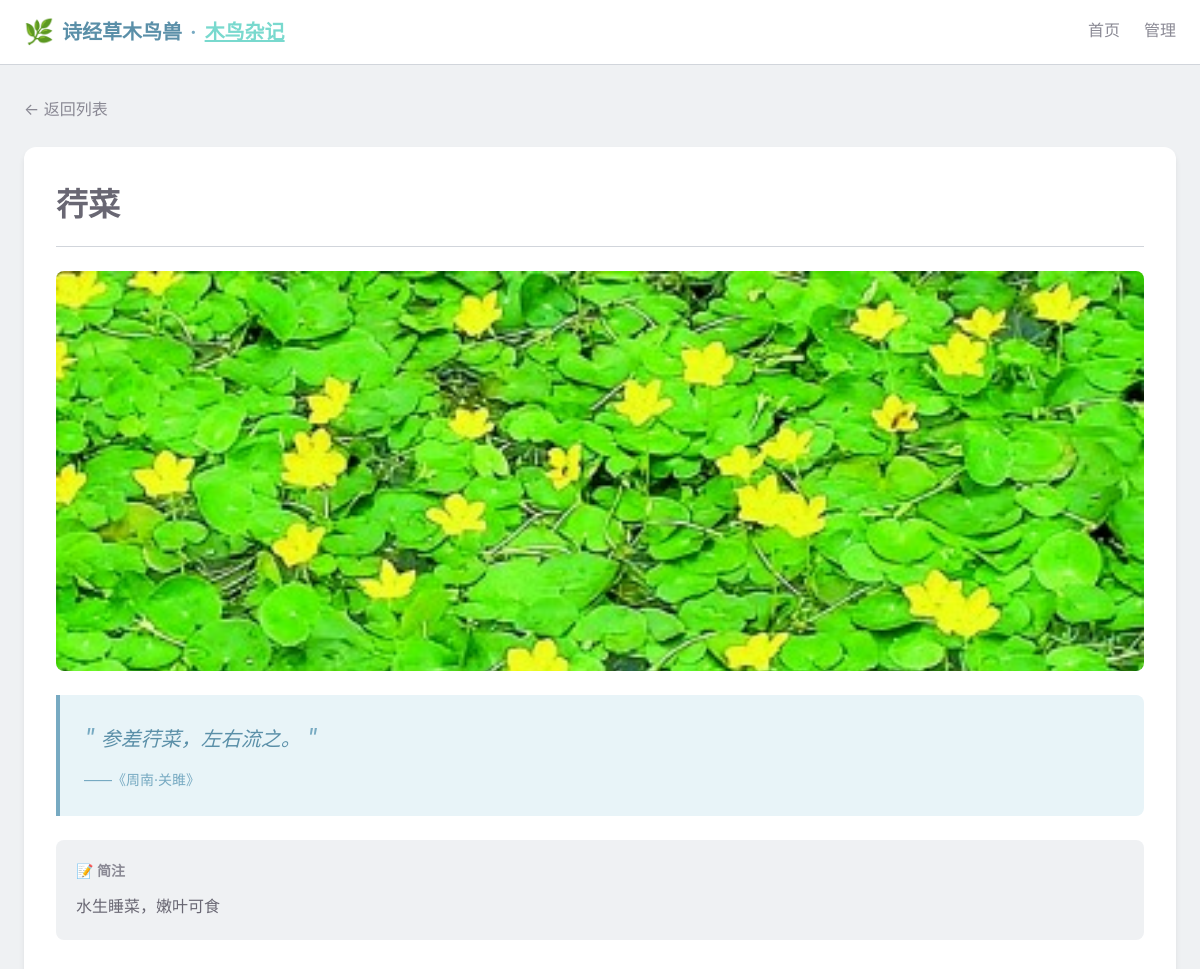
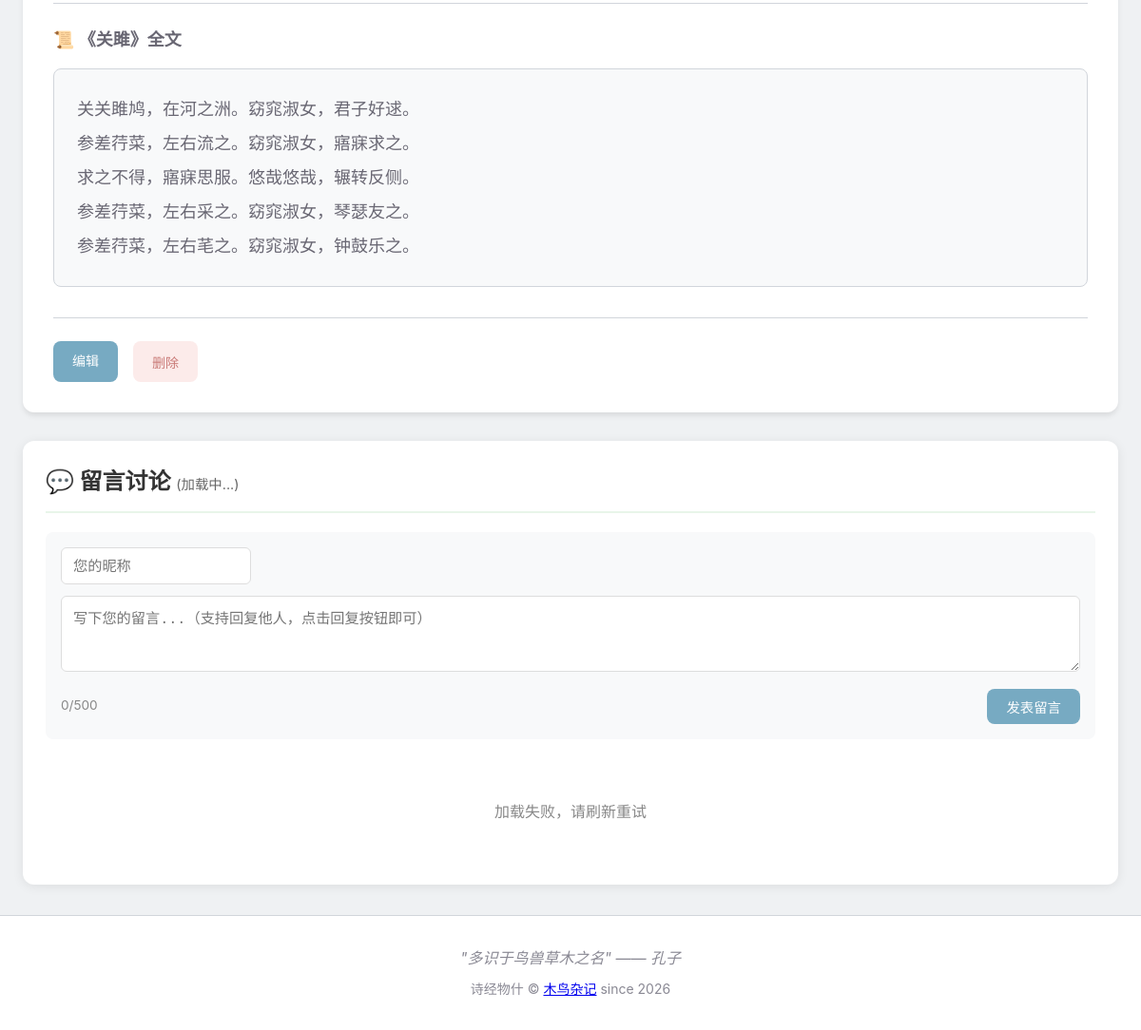
Page /item/1 on the committed database (2 pictures, top to bottom).
### shijing_things/models/models.py (models this page shows, shortened)
class ShijingItem(Base):
    __tablename__ = "shijing_items"
    id = Column(Integer, primary_key=True, index=True)
    name = Column(String(100), nullable=False, index=True)
    category = Column(String(10), nullable=False, index=True)  # 草、木、鸟、兽、虫、鱼
    title = Column(String(100), nullable=False, index=True)  # 所属诗篇标题
    chapter = Column(String(50), nullable=False, index=True)  # 章节（如：国风、小雅）
    section = Column(String(50), nullable=False, index=True)  # 部分（如：周南、鹿鸣之什）
    poem_id = Column(Integer, nullable=False, index=True)  # 诗篇ID
    quote = Column(Text, nullable=False)  # 引用诗句
    description = Column(Text, nullable=True)  # 简要注释
    image_url = Column(String(255), nullable=True, default="")  # 图片路径
    modern_name = Column(String(255), nullable=True, default="")  # 今名
    taxonomy = Column(String(255), nullable=True, default="")  # 纲目属
    symbolism = Column(Text, nullable=True, default="")  # 寓意
    wiki_link = Column(String(255), nullable=True, default="")  # 百科链接

class Poem(Base):
    __tablename__ = "poems"
    id = Column(Integer, primary_key=True, index=True)
    title = Column(String(100), nullable=False, unique=True, index=True)  # 诗名
    chapter = Column(String(50), nullable=False, index=True)  # 章节（如：国风）
    section = Column(String(50), nullable=False, index=True)  # 部分（如：周南）
    content = Column(Text, nullable=False)  # 诗篇内容（JSON 数组字符串）
    full_source = Column(String(100), nullable=False)  # 完整来源（如：国风·周南·关雎）

### shijing_things/routers/pages.py (the view)
@router.get("/item/{item_id}", response_class=HTMLResponse)
def item_detail(item_id: int, request: Request, db: Session = Depends(get_db)):
    item = crud_item.get(db, item_id=item_id)
    if not item:
        raise HTTPException(status_code=404, detail="事物不存在")
    poem = crud_poem.get_by_title(db, title=item.title)
    poem_content = []
    if poem:
        try:
            poem_content = json.loads(poem.content)
        except:
            poem_content = []
    return templates.TemplateResponse("detail.html", {
        "request": request,
        "item": item,
        "poem": poem,
        "poem_content": poem_content,
    })

### shijing_things/templates/detail.html (shortened to what this page needs)
{% extends "base.html" %}
{% block content %}
<div class="container">
    <a href="/" class="back-link">← 返回列表</a>
    <article class="detail-card">
        <header class="detail-header">
            <h1 class="detail-title">
                {{ item.name }}
                <span class="category-badge category-{{ item.category }}">{{ item.category }}类</span>
            </h1>
        </header>
        <div class="detail-body">
            <div class="detail-image">
                {% if item.image_url %}
                <img src="{{ item.image_url }}" alt="{{ item.name }}">
                {% endif %}
            </div>
            <blockquote class="detail-quote">
                <span class="quote-mark">"</span>
                {{ item.quote }}
                <span class="quote-mark">"</span>
                <cite>——《{{ item.section }}·{{ item.title }}》</cite>
            </blockquote>
            <div class="detail-info">
                {% if item.description %}
                <div class="info-description">
                    <h3>📝 简注</h3>
                    <p>{{ item.description }}</p>
                </div>
                {% endif %}
            </div>
            {% if poem and poem_content %}
            <div class="poem-section">
                <h3 class="poem-title">
                    📜 《{{ poem.title }}》全文
                </h3>
                <div class="poem-content">
                    {% for line in poem_content %}
                    <p class="poem-line">{{ line }}</p>
                    {% endfor %}
                </div>
            </div>
            {% endif %}
        </div>
        <div class="detail-actions">
            <a href="/manage/item/{{ item.id }}" class="btn btn-primary">编辑</a>
            <button class="btn btn-danger" onclick="deleteItem({{ item.id }}, '{{ item.name }}')">删除</button>
        </div>
    </article>
    <section class="comments-section" id="comments-section">
        <h2 class="comments-title">
            💬 留言讨论
            <span class="comments-count" id="comments-count">(加载中...)</span>
        </h2>
        <div class="comment-form-container" id="comment-form-container">
            <div class="comment-user-info">
                <input type="text" id="comment-nickname" class="comment-input nickname-input"
                       placeholder="您的昵称" maxlength="20" value="">
            </div>
            <div class="comment-input-wrapper">
                <textarea id="comment-content" class="comment-textarea"
                          placeholder="写下您的留言...（支持回复他人，点击回复按钮即可）"
                          maxlength="500" rows="3"></textarea>
                <div class="comment-toolbar">
                    <span class="char-count"><span id="char-count">0</span>/500</span>
                    <button class="btn btn-primary btn-submit-comment" id="btn-submit-comment" onclick="submitComment()">
                        发表留言
                    </button>
                </div>
            </div>
        </div>
        <div class="comments-list" id="comments-list">
        </div>
    </section>
</div>
{% endblock %}

### shijing_things/templates/base.html (shortened to what this page needs)
<!DOCTYPE html>
<html lang="zh-CN">
<head>
    <link rel="stylesheet" href="/static/css/style.css">
</head>
<body>
    <header class="header">
        <div class="container">
            <div class="header-content">
                <div class="logo-wrap">
                    <a href="/" class="logo">
                        <span class="logo-icon">🌿</span>
                        <span class="logo-text">诗经草木鸟兽</span>
                    </a>
                    <span class="logo-separator">·</span>
                    <a href="https://www.qtmuniao.com/about" target="_blank" rel="noopener" class="logo-author">木鸟杂记</a>
                </div>
                <nav class="nav">
                    <a href="/" class="nav-link {% if request.url.path == '/' %}active{% endif %}">首页</a>
                    <a href="/manage" class="nav-link {% if request.url.path.startswith('/manage') %}active{% endif %}">管理</a>
                </nav>
            </div>
        </div>
    </header>
    <main class="main">
        {% block content %}{% endblock %}
    </main>
    <footer class="footer">
        <div class="container">
            <p class="footer-quote">"多识于鸟兽草木之名" —— 孔子</p>
            <p class="footer-copy">诗经物什 © <a href="https://www.qtmuniao.com/about" target="_blank" rel="noopener">木鸟杂记</a> since 2026</p>
        </div>
    </footer>
</body>
</html>

### rows in the picture
ShijingItem: name "荇菜", image_url (picture), quote "参差荇菜，左右流之。", section "周南", title "关雎", description "水生睡菜，嫩叶可食"
Poem: title "关雎"

### other values in the picture
{{ line }} "关关雎鸠，在河之洲。窈窕淑女，君子好逑。" "参差荇菜，左右流之。窈窕淑女，寤寐求之。" "求之不得，寤寐思服。悠哉悠哉，辗转反侧。" "参差荇菜，左右采之。窈窕淑女，琴瑟友之。" "参差荇菜，左右芼之。窈窕淑女，钟鼓乐之。"
